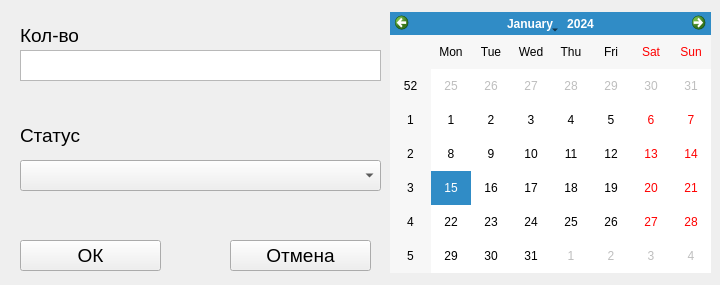
<?xml version="1.0" encoding="UTF-8"?>
<ui version="4.0">
 <class>Form</class>
 <widget class="QWidget" name="Form">
  <property name="geometry">
   <rect>
    <x>0</x>
    <y>0</y>
    <width>720</width>
    <height>285</height>
   </rect>
  </property>
  <property name="windowTitle">
   <string>Form</string>
  </property>
  <widget class="QPushButton" name="btn_no">
   <property name="geometry">
    <rect>
     <x>230</x>
     <y>240</y>
     <width>141</width>
     <height>31</height>
    </rect>
   </property>
   <property name="font">
    <font>
     <pointsize>14</pointsize>
    </font>
   </property>
   <property name="text">
    <string>Отмена</string>
   </property>
  </widget>
  <widget class="QPushButton" name="btn_ok">
   <property name="geometry">
    <rect>
     <x>20</x>
     <y>240</y>
     <width>141</width>
     <height>31</height>
    </rect>
   </property>
   <property name="font">
    <font>
     <pointsize>14</pointsize>
    </font>
   </property>
   <property name="text">
    <string>ОК</string>
   </property>
  </widget>
  <widget class="QLabel" name="label">
   <property name="geometry">
    <rect>
     <x>20</x>
     <y>20</y>
     <width>311</width>
     <height>31</height>
    </rect>
   </property>
   <property name="font">
    <font>
     <pointsize>14</pointsize>
    </font>
   </property>
   <property name="text">
    <string>Кол-во</string>
   </property>
  </widget>
  <widget class="QCalendarWidget" name="date">
   <property name="geometry">
    <rect>
     <x>390</x>
     <y>12</y>
     <width>321</width>
     <height>261</height>
    </rect>
   </property>
  </widget>
  <widget class="QTextEdit" name="col">
   <property name="geometry">
    <rect>
     <x>20</x>
     <y>50</y>
     <width>361</width>
     <height>31</height>
    </rect>
   </property>
  </widget>
  <widget class="QComboBox" name="combo">
   <property name="geometry">
    <rect>
     <x>20</x>
     <y>160</y>
     <width>361</width>
     <height>31</height>
    </rect>
   </property>
   <property name="font">
    <font>
     <pointsize>14</pointsize>
    </font>
   </property>
   <property name="editable">
    <bool>false</bool>
   </property>
  </widget>
  <widget class="QLabel" name="label_2">
   <property name="geometry">
    <rect>
     <x>20</x>
     <y>120</y>
     <width>311</width>
     <height>31</height>
    </rect>
   </property>
   <property name="font">
    <font>
     <pointsize>14</pointsize>
    </font>
   </property>
   <property name="text">
    <string>Статус</string>
   </property>
  </widget>
 </widget>
 <resources/>
 <connections/>
</ui>
